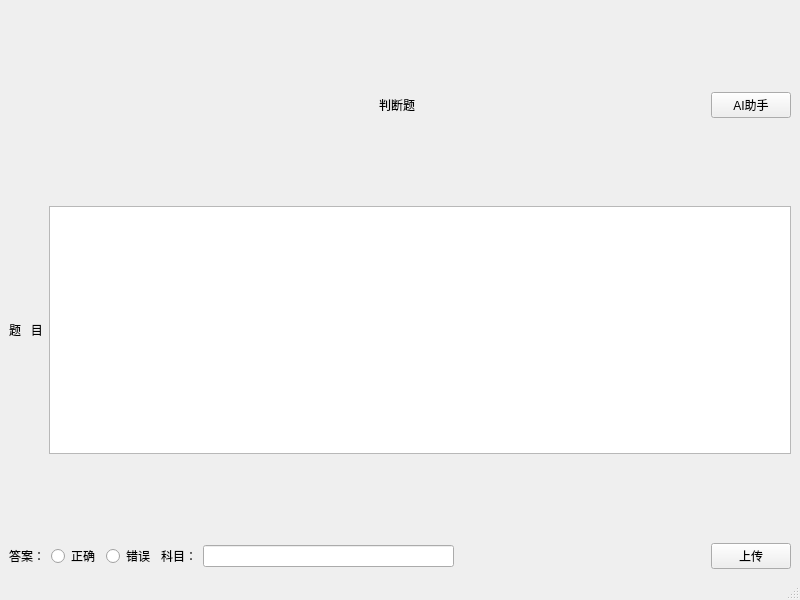
<?xml version="1.0" encoding="UTF-8"?>
<ui version="4.0">
 <class>JudgeWindow</class>
 <widget class="QMainWindow" name="JudgeWindow">
  <property name="geometry">
   <rect>
    <x>0</x>
    <y>0</y>
    <width>800</width>
    <height>600</height>
   </rect>
  </property>
  <property name="windowTitle">
   <string>判断题</string>
  </property>
  <widget class="QWidget" name="centralwidget">
   <layout class="QGridLayout" name="gridLayout">
    <item row="0" column="0">
     <layout class="QVBoxLayout" name="verticalLayout" stretch="1,2,1,3,1,1">
      <item>
       <spacer name="verticalSpacer_3">
        <property name="orientation">
         <enum>Qt::Orientation::Vertical</enum>
        </property>
        <property name="sizeHint" stdset="0">
         <size>
          <width>20</width>
          <height>40</height>
         </size>
        </property>
       </spacer>
      </item>
      <item>
       <layout class="QHBoxLayout" name="horizontalLayout_2">
        <item>
         <spacer name="horizontalSpacer_3">
          <property name="orientation">
           <enum>Qt::Orientation::Horizontal</enum>
          </property>
          <property name="sizeHint" stdset="0">
           <size>
            <width>40</width>
            <height>20</height>
           </size>
          </property>
         </spacer>
        </item>
        <item>
         <widget class="QLabel" name="label_7">
          <property name="text">
           <string>判断题</string>
          </property>
          <property name="alignment">
           <set>Qt::AlignmentFlag::AlignCenter</set>
          </property>
         </widget>
        </item>
        <item>
         <layout class="QHBoxLayout" name="horizontalLayout">
          <item>
           <spacer name="horizontalSpacer_2">
            <property name="orientation">
             <enum>Qt::Orientation::Horizontal</enum>
            </property>
            <property name="sizeHint" stdset="0">
             <size>
              <width>40</width>
              <height>20</height>
             </size>
            </property>
           </spacer>
          </item>
          <item>
           <widget class="QPushButton" name="pushButton">
            <property name="sizePolicy">
             <sizepolicy hsizetype="Fixed" vsizetype="Fixed">
              <horstretch>0</horstretch>
              <verstretch>0</verstretch>
             </sizepolicy>
            </property>
            <property name="text">
             <string>AI助手</string>
            </property>
           </widget>
          </item>
         </layout>
        </item>
       </layout>
      </item>
      <item>
       <spacer name="verticalSpacer_2">
        <property name="orientation">
         <enum>Qt::Orientation::Vertical</enum>
        </property>
        <property name="sizeHint" stdset="0">
         <size>
          <width>20</width>
          <height>40</height>
         </size>
        </property>
       </spacer>
      </item>
      <item>
       <layout class="QHBoxLayout" name="horizontalLayout_7">
        <item>
         <widget class="QLabel" name="label">
          <property name="text">
           <string>题   目</string>
          </property>
          <property name="alignment">
           <set>Qt::AlignmentFlag::AlignCenter</set>
          </property>
         </widget>
        </item>
        <item>
         <widget class="QTextEdit" name="question_textEdit"/>
        </item>
       </layout>
      </item>
      <item>
       <spacer name="verticalSpacer">
        <property name="orientation">
         <enum>Qt::Orientation::Vertical</enum>
        </property>
        <property name="sizeHint" stdset="0">
         <size>
          <width>20</width>
          <height>40</height>
         </size>
        </property>
       </spacer>
      </item>
      <item>
       <layout class="QHBoxLayout" name="horizontalLayout_6">
        <item>
         <layout class="QHBoxLayout" name="horizontalLayout_5">
          <item>
           <widget class="QLabel" name="label_6">
            <property name="text">
             <string>答案：</string>
            </property>
           </widget>
          </item>
          <item>
           <widget class="QRadioButton" name="correct_radioButton">
            <property name="text">
             <string>正确</string>
            </property>
           </widget>
          </item>
          <item>
           <widget class="QRadioButton" name="fault_radioButton_2">
            <property name="text">
             <string>错误</string>
            </property>
           </widget>
          </item>
         </layout>
        </item>
        <item>
         <widget class="QLabel" name="label_2">
          <property name="text">
           <string>科目：</string>
          </property>
         </widget>
        </item>
        <item>
         <widget class="QLineEdit" name="subject_lineEdit"/>
        </item>
        <item>
         <spacer name="horizontalSpacer">
          <property name="orientation">
           <enum>Qt::Orientation::Horizontal</enum>
          </property>
          <property name="sizeHint" stdset="0">
           <size>
            <width>40</width>
            <height>20</height>
           </size>
          </property>
         </spacer>
        </item>
        <item>
         <widget class="QPushButton" name="upload_pushButton">
          <property name="text">
           <string>上传</string>
          </property>
         </widget>
        </item>
       </layout>
      </item>
     </layout>
    </item>
   </layout>
  </widget>
  <widget class="QMenuBar" name="menubar">
   <property name="geometry">
    <rect>
     <x>0</x>
     <y>0</y>
     <width>800</width>
     <height>28</height>
    </rect>
   </property>
  </widget>
  <widget class="QStatusBar" name="statusbar"/>
 </widget>
 <resources/>
 <connections/>
</ui>
